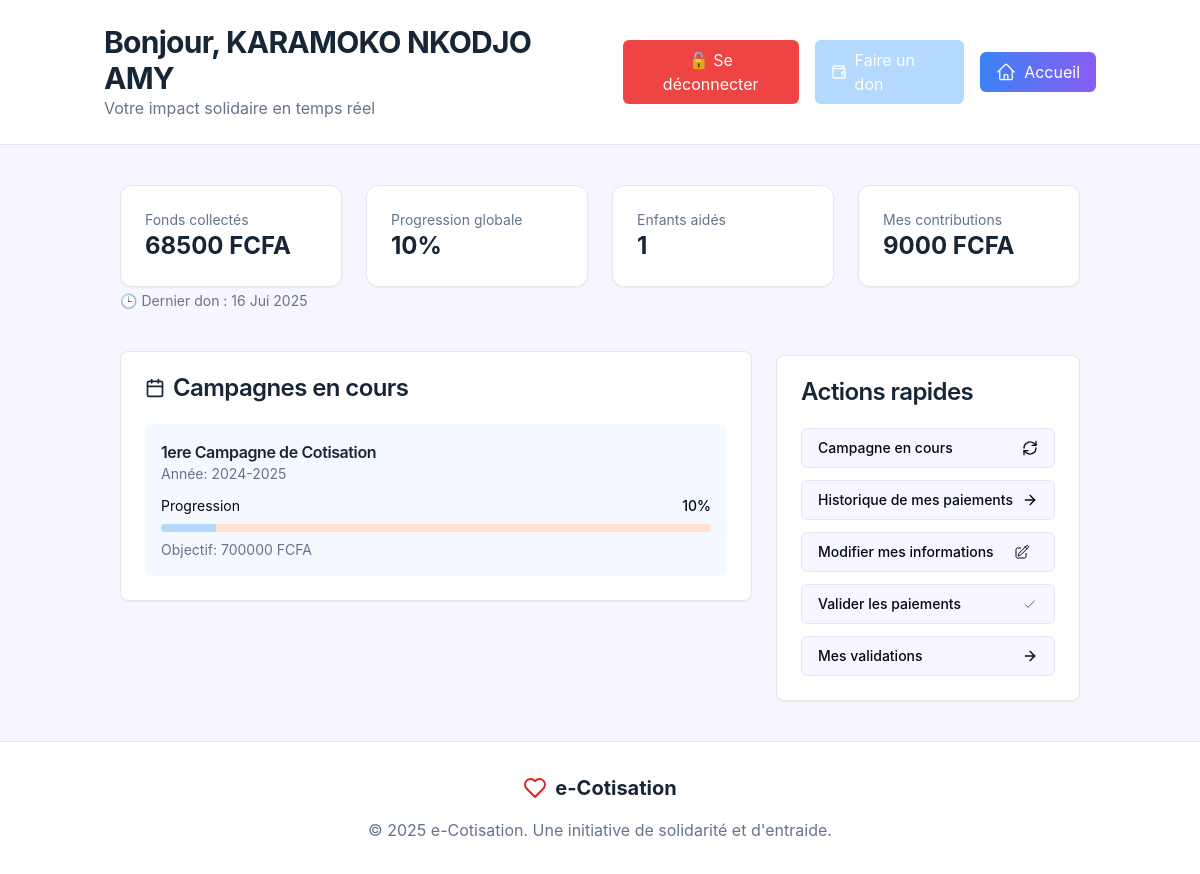
/dashboard/ (signed in), run on the app's committed database.
### gestion/models.py (models this page shows, shortened)
class Membre(models.Model):
    nom = models.CharField(max_length=100)
    prenom = models.CharField(max_length=100, blank=True)
    email = models.EmailField(blank=True, null=True)
    telephone = models.CharField(max_length=20, blank=True)
    adresse = models.TextField(blank=True)
    date_adhesion = models.DateField(auto_now_add=True)
    est_actif = models.BooleanField(default=True)
    est_decede = models.BooleanField(default=False)
    user = models.OneToOneField(User, on_delete=models.SET_NULL, null=True, blank=True)
    photo = models.ImageField(upload_to='membres/photos/', blank=True, null=True)
    class Meta:
        ordering = ['nom', 'prenom']

class Cotisation(models.Model):
    libelle = models.CharField(max_length=100, blank=True, null=True)
    annee = models.CharField(max_length=9)  # Exemple: "2023-2024"
    objectif_global = models.DecimalField(
        max_digits=12,
        decimal_places=2,
        default=0,
        validators=[MinValueValidator(Decimal('0'))],
        help_text="Objectif total à atteindre pour cette cotisation"
    )
    est_active = models.BooleanField(default=True)
    description = models.TextField(blank=True)
    class Meta:
        ordering = ['-annee']
    @property
    def montant_collecte(self):
        return sum(p.montant for p in self.payement_set.filter(validee=True))
    @property
    def taux_realisation(self):
        if self.objectif_global > 0:
            taux = (self.montant_collecte / self.objectif_global) * 100
            return min(taux, 100) #Empêche de dépasser les 100%
        return 0

class Payement(models.Model):
    membre = models.ForeignKey(Membre, on_delete=models.CASCADE)
    cotisation = models.ForeignKey(Cotisation, on_delete=models.CASCADE)
    montant = models.DecimalField(max_digits=12, decimal_places=2)
    date_paiement = models.DateField(auto_now_add=True)
    moyen_paiement = models.ForeignKey(
        MoyenPaiement,
        on_delete=models.SET_NULL,
        null=True,
        blank=True
    )
    validee = models.BooleanField(default=False)
    validee_par = models.ForeignKey(
        Membre,
        on_delete=models.SET_NULL,
        null=True,
        blank=True,
        related_name='paiements_valides'
    )
    class Meta:
        ordering = ['-date_paiement']

### gestion/views.py (the view)
# urls.py: path('dashboard/', dashboard, name='dashboard'),
@login_required
def dashboard(request):
    membre = request.user.membre
    is_tresorier = MembreRoles.objects.filter(
        membre=membre,
        role__nom__iexact='trésorier',
        est_actif=True
    ).exists()
    cotisation_active = Cotisation.objects.filter(est_active=True).first()
    a_contribue = False
    if cotisation_active:
        a_contribue = Payement.objects.filter(
            membre=request.user.membre,
            cotisation=cotisation_active,
            validee=True
        ).exists()
    if is_tresorier:
        total_collecte = Payement.objects.filter(validee=True).aggregate(Sum('montant'))['montant__sum'] or 0
        mes_contributions = Payement.objects.filter(membre=membre, validee=True).aggregate(Sum('montant'))['montant__sum'] or 0
    else:
        total_collecte = Payement.objects.filter(membre=membre, validee=True).aggregate(Sum('montant'))['montant__sum'] or 0
        mes_contributions = total_collecte
    progression = 0
    objectif_global_depasse = False
    progression_affichee = progression
    objectif_global_depasse = False
    if cotisation_active and cotisation_active.objectif_global:
        progression = (cotisation_active.montant_collecte / cotisation_active.objectif_global) * 100
        objectif_global_depasse = progression >= 100
        progression_affichee = min(progression, 100)
    nombre_enfants = Enfant.objects.filter(est_actif=True).count()
    taux_participation_reel = 0
    objectif_depasse_par_membre = False
    objectif_global_atteint = False
    if cotisation_active and cotisation_active.objectif_global:
        taux_participation_reel = (mes_contributions / cotisation_active.objectif_global) * 100
        taux_participation = min(taux_participation_reel, 100)
        objectif_global_atteint = cotisation_active.montant_collecte >= cotisation_active.objectif_global
        objectif_depasse_par_membre = taux_participation_reel > 100 and objectif_global_atteint
    derniere_contribution = Payement.objects.filter(
        membre=request.user.membre,
        validee=True
    ).aggregate(derniere=Max('date_paiement'))['derniere']
    context = {
        'is_tresorier': is_tresorier,
        'total_collecte': total_collecte,
        'progression': progression,
        'nombre_enfants': nombre_enfants,
        'taux_participation': taux_participation,
        'taux_participation_reel': taux_participation_reel,
        'objectif_depasse_par_membre': objectif_depasse_par_membre,
        'objectif_global_atteint': objectif_global_atteint,
        'mes_contributions': mes_contributions,
        'cotisation_active': cotisation_active,
        'a_contribue': a_contribue,
        'derniere_contribution': derniere_contribution,
        'objectif_global_depasse': objectif_global_depasse,
        'progression_affichee': progression_affichee,
    }
    return render(request, 'gestion/dashboard.html', context)

### gestion/context_processors.py (called while the page is built)
def logo_actif(request):
    logo = Logo.objects.filter(actif=True).first()
    return {'logo_actif': logo}

### gestion/templatetags/custom_tags.py (called while the page is built)
@register.filter
def is_tresorier(user):
    if hasattr(user, 'membre'):
        return MembreRoles.objects.filter(membre=user.membre, role__nom__iexact='trésorier', est_actif=True).exists()
    return False

### gestion/templates/gestion/dashboard.html (shortened to what this page needs)
{% load static %}
{% load humanize %}
{% load custom_tags %}
<!DOCTYPE html>
<html lang="fr">
  <head>
    <link rel="stylesheet" href="{% static 'gestion/assets/css/styles.css' %}" />
    <script src="https://cdn.tailwindcss.com"></script>
  </head>
  <body class="bg-soft-white">
    <header class="bg-white border-b border-border py-6">
      <div class="container mx-auto px-4 flex flex-col gap-4 sm:flex-row sm:justify-between sm:items-center">
        <div>
          <h1 class="text-3xl font-bold text-deep-blue">Bonjour, {{ user.membre.nom }} {{ user.membre.prenom }}</h1>
          <p class="text-muted-foreground">Votre impact solidaire en temps réel</p>
        </div>
        <div class="flex flex-col-reverse gap-2 sm:flex-row sm:items-center sm:gap-4 w-full sm:w-auto">
          <form method="post" action="{% url 'logout' %}" class="w-full sm:w-auto">
            <button type="submit" class="w-full sm:w-auto inline-flex items-center justify-center px-4 py-2 text-white bg-red-500 hover:bg-red-600 rounded-md transition-colors">
              🔓 Se déconnecter
            </button>
          </form>
          <a href="{% url 'effectuer_paiement' %}" class="w-full sm:w-auto inline-flex items-center justify-center bg-primary text-white px-4 py-2 rounded-md hover:bg-primary/90">
            <svg class="w-4 h-4 mr-2" fill="none" stroke="currentColor" stroke-width="2" viewBox="0 0 24 24">
              <path d="M19 7V4a1 1 0 0 0-1-1H5a2 2 0 0 0 0 4h15a1 1 0 0 1 1 1v4h-3a2 2 0 0 0 0 4h3a1 1 0 0 0 1-1v-2a1 1 0 0 0-1-1" />
              <path d="M3 5v14a2 2 0 0 0 2 2h15a1 1 0 0 0 1-1v-4" />
            </svg>
            Faire un don
          </a>
          <a href="{% url 'accueil' %}" class="w-full sm:w-auto btn-gradient inline-flex items-center justify-center text-white px-4 py-2 rounded-md">
            Accueil
          </a>
        </div>
      </div>
    </header>
    <main class="container mx-auto px-4 sm:px-6 lg:px-8 py-10">
      <div class="grid grid-cols-1 sm:grid-cols-2 lg:grid-cols-4 gap-6">
        {% if is_tresorier %}
          <div class="stat-card">
            <p class="text-sm text-muted-foreground">Fonds collectés</p>
            <p class="text-2xl font-bold text-deep-blue">{{ total_collecte|floatformat:0 }} FCFA</p>
          </div>
        {% endif %}
        <div class="stat-card">
          <p class="text-sm text-muted-foreground">Progression globale</p>
          <p class="text-2xl font-bold text-deep-blue">{{ progression|floatformat:0 }}%
          </p>
        </div>
        <div class="stat-card">
          <p class="text-sm text-muted-foreground">Enfants aidés</p>
          <p class="text-2xl font-bold text-deep-blue">{{ nombre_enfants }}</p>
        </div>
        <div class="stat-card">
          <p class="text-sm text-muted-foreground">Mes contributions</p>
          <p class="text-2xl font-bold text-deep-blue">{{ mes_contributions|floatformat:0 }} FCFA</p>
        </div>
      </div>
      {% if derniere_contribution %}
        <p class="text-sm text-muted-foreground mt-1">
          🕒 Dernier don : {{ derniere_contribution|date:"d M Y" }}
        </p>
      {% endif %}
      <div class="mt-10 grid grid-cols-1 lg:grid-cols-3 gap-6">
        <section id="campagne-section" class="lg:col-span-2">
          <div class="rounded-lg border bg-card text-card-foreground shadow-sm card-hover">
            <div class="flex flex-col space-y-1.5 p-6">
              <h3 class="text-2xl font-semibold leading-none tracking-tight flex items-center text-deep-blue">
                Campagnes en cours
              </h3>
            </div>
            <div class="p-6 pt-0 space-y-6">
              {% if cotisation_active %}
              <div class="p-4 bg-accent/30 rounded-lg">
                <div class="flex justify-between items-start mb-3">
                  <div>
                    <h3 class="font-semibold text-deep-blue">
                      {{ cotisation_active.libelle }}
                    </h3>
                    <p class="text-sm text-muted-foreground">
                      Année: {{ cotisation_active.annee }}
                    </p>
                  </div>
                </div>
                <div class="space-y-2">
                  <div class="flex justify-between text-sm">
                    <span>Progression</span>
                    <span class="font-medium">{{ cotisation_active.taux_realisation|floatformat:0 }}%</span>
                  </div>
                  <div aria-valuemax="100" aria-valuemin="0" role="progressbar" class="relative w-full overflow-hidden rounded-full bg-secondary h-2">
                    <div class="h-full w-full flex-1 bg-primary transition-all" style="width: {{ cotisation_active.taux_realisation|floatformat:0 }}%"></div>
                  </div>
                  <p class="text-sm text-muted-foreground">
                    Objectif: {{ cotisation_active.objectif_global|floatformat:0 }} FCFA
                  </p>
                </div>
              </div>
              {% else %}
              <div class="p-4 bg-accent/30 rounded-lg">
                <p class="text-muted-foreground">Aucune campagne active actuellement.</p>
              </div>
              {% endif %}
            </div>
          </div>
        </section>
        <aside>
          <div class="rounded-lg border bg-card text-card-foreground shadow-sm card-hover mt-1">
            <div class="flex flex-col space-y-1.5 p-6">
              <h3 class="text-2xl font-semibold leading-none tracking-tight text-deep-blue">
                Actions rapides
              </h3>
            </div>
            <div class="p-6 pt-0 space-y-3">
              <a href="#" id="btn-campagne" class="inline-flex items-center gap-2 whitespace-nowrap rounded-md text-sm font-medium ring-offset-background transition-colors focus-visible:outline-none focus-visible:ring-2 focus-visible:ring-ring focus-visible:ring-offset-2 disabled:pointer-events-none disabled:opacity-50 [&_svg]:pointer-events-none [&_svg]:size-4 [&_svg]:shrink-0 border border-input bg-background hover:bg-accent hover:text-accent-foreground h-10 px-4 py-2 w-full justify-between">
                Campagne en cours
              </a>
              <a href="#" id="btn-historique" class="inline-flex items-center gap-2 whitespace-nowrap rounded-md text-sm font-medium ring-offset-background transition-colors focus-visible:outline-none focus-visible:ring-2 focus-visible:ring-ring focus-visible:ring-offset-2 disabled:pointer-events-none disabled:opacity-50 [&_svg]:pointer-events-none [&_svg]:size-4 [&_svg]:shrink-0 border border-input bg-background hover:bg-accent hover:text-accent-foreground h-10 px-4 py-2 w-full justify-between">
                Historique de mes paiements
                <svg xmlns="http://www.w3.org/2000/svg" width="24" height="24" viewBox="0 0 24 24" fill="none" stroke="currentColor" stroke-width="2" stroke-linecap="round" stroke-linejoin="round" class="lucide lucide-arrow-right w-4 h-4">
                  <path d="M5 12h14"></path>
                  <path d="m12 5 7 7-7 7"></path>
                </svg>
              </a>
              <a href="{% url 'modifier_profil' %}" class="inline-flex items-center gap-2 whitespace-nowrap rounded-md text-sm font-medium ring-offset-background transition-colors focus-visible:outline-none focus-visible:ring-2 focus-visible:ring-ring focus-visible:ring-offset-2 disabled:pointer-events-none disabled:opacity-50 [&_svg]:pointer-events-none [&_svg]:size-4 [&_svg]:shrink-0 border border-input bg-background hover:bg-accent hover:text-accent-foreground h-10 px-4 py-2 w-full justify-between">
                Modifier mes informations
              </a>
              {% if user|is_tresorier %}
              <a href="#" id="btn-validation" class="inline-flex items-center gap-2 whitespace-nowrap rounded-md text-sm font-medium ring-offset-background transition-colors focus-visible:outline-none focus-visible:ring-2 focus-visible:ring-ring focus-visible:ring-offset-2 disabled:pointer-events-none disabled:opacity-50 border border-input bg-background hover:bg-accent hover:text-accent-foreground h-10 px-4 py-2 w-full justify-between">
                Valider les paiements
                <svg xmlns="http://www.w3.org/2000/svg" class="lucide lucide-check w-4 h-4" fill="none" viewBox="0 0 24 24" stroke="currentColor">
                  <path d="M5 13l4 4L19 7"/>
                </svg>
              </a>
              <a href="#" id="btn-valides-par-moi" class="inline-flex items-center gap-2 whitespace-nowrap rounded-md text-sm font-medium ring-offset-background transition-colors focus-visible:outline-none focus-visible:ring-2 focus-visible:ring-ring focus-visible:ring-offset-2 disabled:pointer-events-none disabled:opacity-50 border border-input bg-background hover:bg-accent hover:text-accent-foreground h-10 px-4 py-2 w-full justify-between">
                Mes validations
                <svg xmlns="http://www.w3.org/2000/svg" width="24" height="24" viewBox="0 0 24 24" fill="none" stroke="currentColor" stroke-width="2" stroke-linecap="round" stroke-linejoin="round" class="lucide lucide-arrow-right w-4 h-4">
                  <path d="M5 12h14"></path>
                  <path d="m12 5 7 7-7 7"></path>
                </svg>
              </a>
              {% endif %}
            </div>
          </div>
        </aside>
      </div>
    </main>
     <footer class="bg-white border-t border-border py-8 px-4">
          <div class="container mx-auto text-center">
            <div class="flex items-center justify-center space-x-2 mb-4">
              <span class="text-xl font-bold text-deep-blue"
                >e-Cotisation</span
              >
            </div>
            <p class="text-muted-foreground">
              © 2025 e-Cotisation. Une initiative de solidarité et d'entraide.
            </p>
          </div>
        </footer>
  </body>
</html>

### gestion/templates/gestion/dashboard.html (style rules this page uses)
.card-hover { transition: transform 0.2s ease, box-shadow 0.2s ease; }
.btn-gradient { background: linear-gradient(90deg, #3b82f6, #8b5cf6); }
html { scroll-behavior: smooth; }

### data on the page
Cotisation: libelle "1ere Campagne de Cotisation", annee "2024-2025", taux_realisation "10", objectif_global "700000"

### other printed values
{{ user.membre.nom }} "KARAMOKO"
{{ user.membre.prenom }} "NKODJO AMY"
{{ total_collecte|floatformat:0 }} "68500"
{{ progression|floatformat:0 }} "10"
{{ nombre_enfants }} "1"
{{ mes_contributions|floatformat:0 }} "9000"
{{ derniere_contribution|date:"d M Y" }} "16 Jui 2025"
